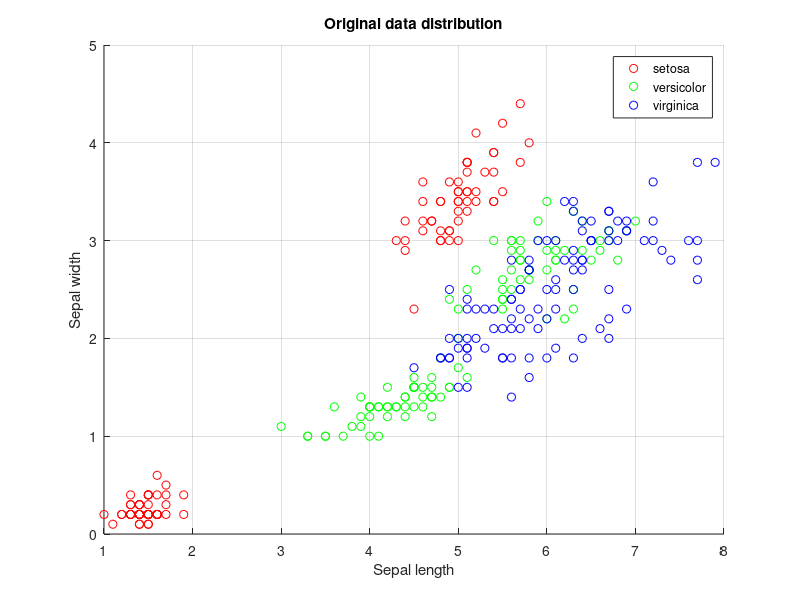

Reproduce this figure in MATLAB. (Note: this script raises an error after producing the figure.)
clear all
% addpath('C:\Users\Michelle\Documents\Research\Metric learning\code');
load fisheriris
[m d] = size(meas);

% plot the original data distribution showing classes 
f = figure;
gscatter(meas(:,1), meas(:,2), species, 'rgb'); hold on %plot the sepal length against the sepal width, grouped by classes 
gscatter(meas(:,3), meas(:,4), species, 'rgb'); hold on
grid on;
title('Original data distribution')
xlabel('Sepal length');
ylabel('Sepal width');

% classification on original data
Mdl = fitcknn(meas,species,'NumNeighbors',4);
rloss = 100 - resubLoss(Mdl)*100;
disp('The original data distibution has accuracy: ');
disp(rloss);

% data pre-processing: perform mean normalization and feature scaling 
for i=1:d % mean normalization 
    mean = sum(meas(:,i))/m;
    meas(:,i) = meas(:,i) - mean;
end

% pca
sigma = (1/m).*(meas')*meas; % compute covariance matrix
[U,S,V] = svd(sigma); % perform singular value decomposition 
Ureduce = U(:,1:2);
Z = -1*meas*Ureduce; 
% -1 because the eigen vectors over here come to be negative which makes the
% plot a mirror of the 'correct' plot
% depending on the eigen solver, the eigen vectors can have negative or
% positive results

% plot data again
f = figure;
gscatter(Z(:,1), Z(:,2), species); hold on %plot the sepal length against the sepal width, grouped by classes 
grid on;
title('Data distribution after PCA')
xlabel('Sepal length');
ylabel('Sepal width');

%classification on projected data
Mdl = fitcknn(Z,species,'NumNeighbors',4);
rloss = 100 - resubLoss(Mdl)*100;
disp('The projected data distibution has accuracy:');
disp(rloss);
